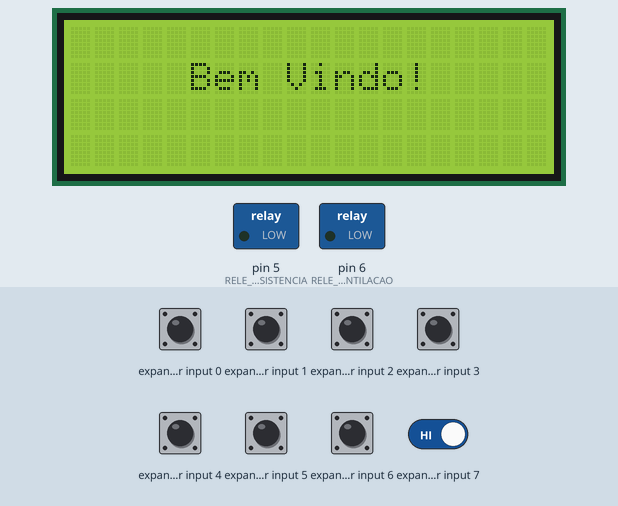
Simulated run of this sketch. Board: Arduino Uno, built with avr-gcc and run on an emulated ATmega328P. On the bench: 20×4 character LCD, switched loads named in the sketch (green lamp = pin HIGH). Wiring (inferred from the names in the program): input shift register (74HC165): load pin 3; clock pin 4; serial out pin 2. The test bench sets the inputs (shaded band); at power-on: expander input 0–7 HIGH. Pins used as bus, display or sensor lines are not drawn; what the sketch prints to the serial monitor is not drawn.

Above: at 0.1 s.
At 1.2 s:
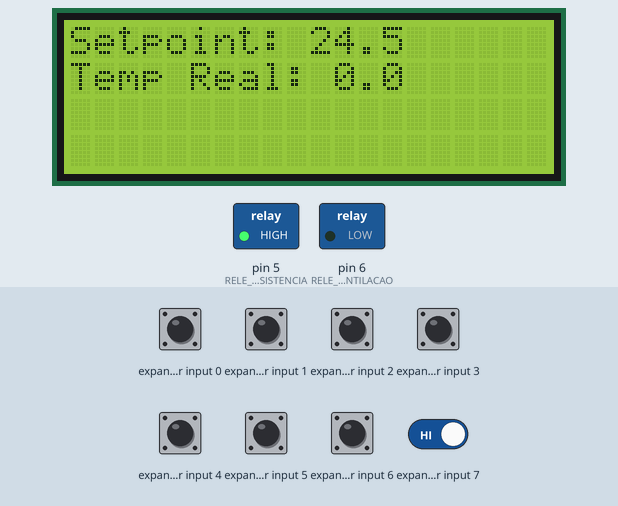
17.3 s: expander input 7 driven LOW
32.3 s: expander input 7 driven HIGH
At 42.4 s:
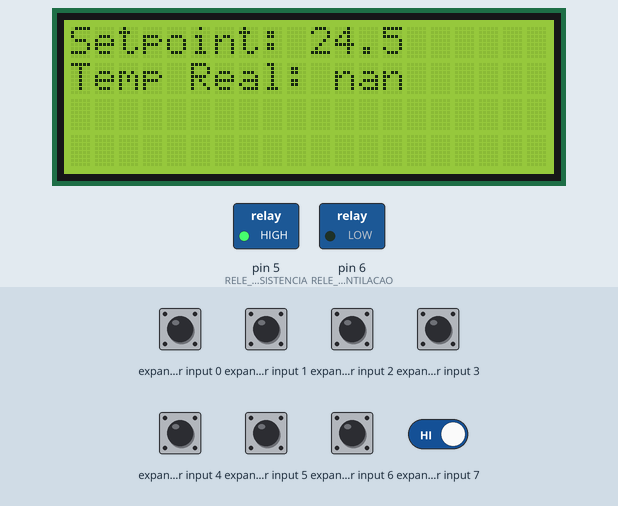
Timing chart, 0 to 43.9 s (numbered marks = the images above; inputs shaded):
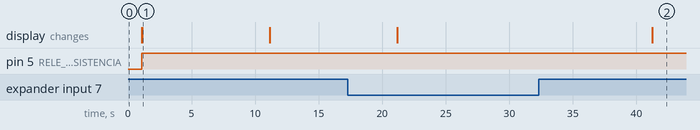

The sketch:

firmawe.ino
```cpp
#include <Wire.h>
#include <LiquidCrystal_I2C.h>
#include <SPI.h>
#include <PID_v1_bc.h>  // Biblioteca para controle PID

LiquidCrystal_I2C lcd(0x27, 20, 4); // Endereço do LCD

#define MAX6675_SO 2
#define MAX6675_CS 3
#define MAX6675_SCK 4
#define RELE_RESISTENCIA 5  // Pino do relé da resistência
#define RELE_VENTILACAO 6   // Pino do relé da ventilação

double temperatura;  // Temperatura medida
double setPoint_resistencia = 24.50;  // Temperatura desejada para a resistência
double setPoint_ventilacao = 28.0;   // Temperatura para acionar a ventilação
double input, output_resistencia, output_ventilacao;
double Kp = 2.0, Ki = 5.0, Kd = 1.0; // Valores PID (devem ser ajustados)

// Inicializar objetos PID
PID pid_resistencia(&input, &output_resistencia, &setPoint_resistencia, Kp, Ki, Kd, DIRECT);
PID pid_ventilacao(&input, &output_ventilacao, &setPoint_ventilacao, Kp, Ki, Kd, DIRECT);

void setup() {
    Serial.begin(9600); // Comunicação serial
    lcd.init();
    lcd.backlight();
    pinMode(RELE_RESISTENCIA, OUTPUT);  // Configura o pino da resistência
    pinMode(RELE_VENTILACAO, OUTPUT);   // Configura o pino da ventilação

    lcd.setCursor(5, 1);
    lcd.print("Bem Vindo!");
    delay(1000);
    lcd.clear();

    // Inicializar PID
    pid_resistencia.SetMode(AUTOMATIC);
    pid_resistencia.SetOutputLimits(0, 255); // Limites de saída do PID para resistência
    pid_ventilacao.SetMode(AUTOMATIC);
    pid_ventilacao.SetOutputLimits(0, 255);  // Limites de saída do PID para ventilação
}

void loop() {
    // Ler a temperatura atual
    temperatura = leer_termopar();
    input = temperatura;  // Atualizar o valor de entrada para o PID

    // Controle PID para resistência
    pid_resistencia.Compute();
    if (temperatura < setPoint_resistencia - 0.05) {
        // Ligar a resistência se a temperatura estiver abaixo de 49,5°C
        digitalWrite(RELE_RESISTENCIA, HIGH);
    } else if (temperatura > setPoint_resistencia + 0.05) {
        // Desligar a resistência se a temperatura estiver acima de 50,5°C
        digitalWrite(RELE_RESISTENCIA, LOW);
    }

    // Controle PID para ventilação
    pid_ventilacao.Compute();
    if (temperatura > setPoint_ventilacao) {
        // Ligar a ventilação se a temperatura estiver acima de 27°C
        digitalWrite(RELE_VENTILACAO, HIGH);
    } else {
        // Desligar a ventilação se a temperatura estiver abaixo de 27°C
        digitalWrite(RELE_VENTILACAO, LOW);
    }

    // Exibir temperatura setada e temperatura atual no LCD
    lcd.setCursor(0, 0);  // Primeira linha
    lcd.print("Setpoint: ");
    lcd.print(setPoint_resistencia, 1);  // Exibe a temperatura desejada (setpoint)

    lcd.setCursor(0, 1);  // Segunda linha
    lcd.print("Temp Real: ");
    lcd.print(temperatura, 1);  // Exibe a temperatura medida em tempo real

    // Enviar os dados para o monitor serial
    Serial.print("Temperatura: ");
    Serial.print(temperatura, 2);
    Serial.print(", Timestamp: ");
    Serial.println(millis());  // Tempo em milissegundos desde o início do programa

    delay(10000); // Aguardar 1 segundo antes da próxima leitura
}

// Função para ler a temperatura do termopar
double leer_termopar() {
    uint16_t v;
    pinMode(MAX6675_CS, OUTPUT);
    pinMode(MAX6675_SO, INPUT);
    pinMode(MAX6675_SCK, OUTPUT);

    digitalWrite(MAX6675_CS, LOW);
    delay(1);

    v = shiftIn(MAX6675_SO, MAX6675_SCK, MSBFIRST);
    v <<= 8;
    v |= shiftIn(MAX6675_SO, MAX6675_SCK, MSBFIRST);

    digitalWrite(MAX6675_CS, HIGH);
    if (v & 0x4) {
        return NAN; // Termopar desconectado
    }

    v >>= 3; // Descartar bits de status
    return v * 0.25; // Converter para graus Celsius
}
```

Measured:
- after the input at 32.3 s, the display: changes after 8.9 s (image 2)
- what the display in image 1 shows lasts 10.0 s, from 1.1 s to 11.1 s
